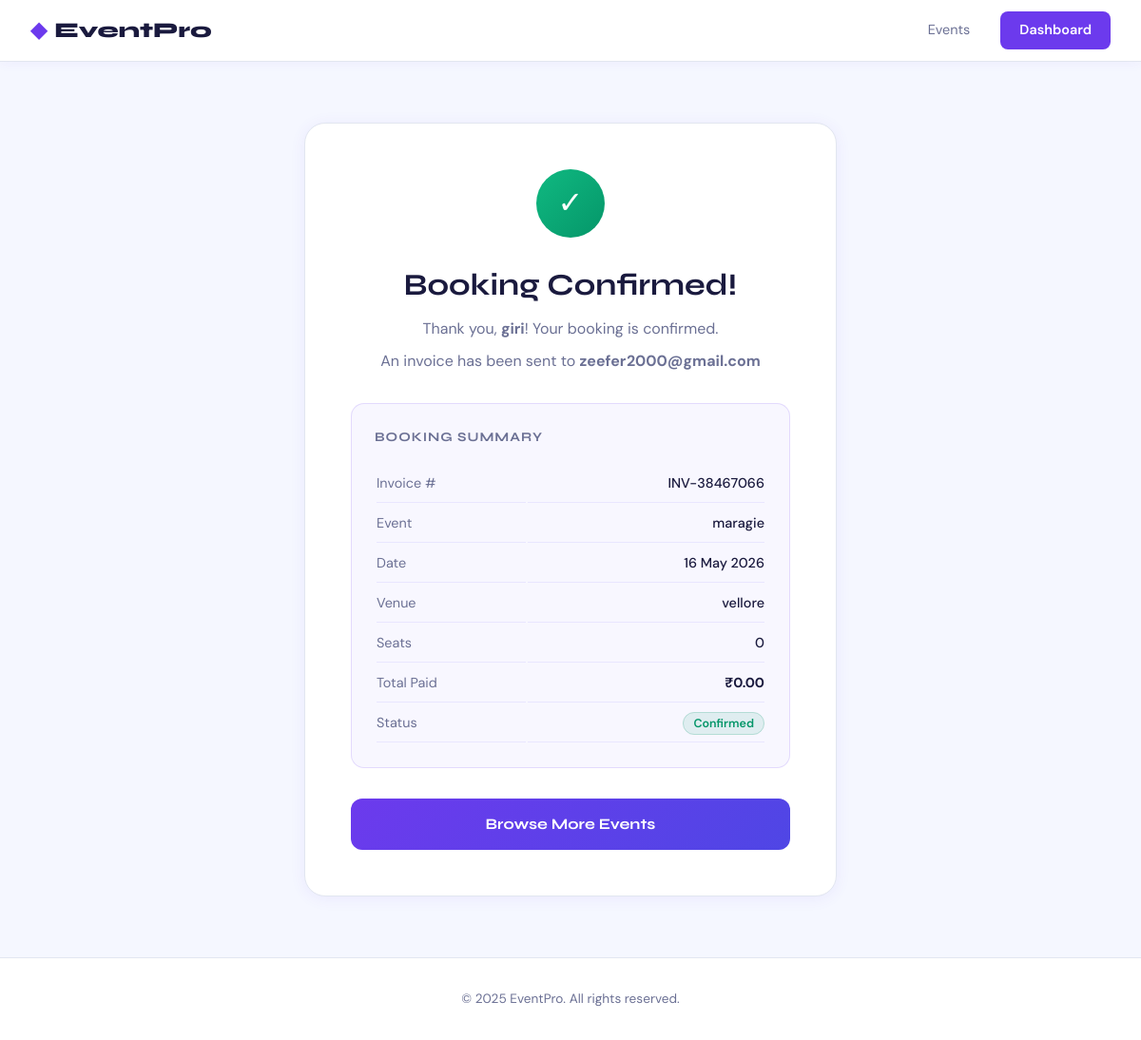
Before: /booking/1/success/ with the older database file.
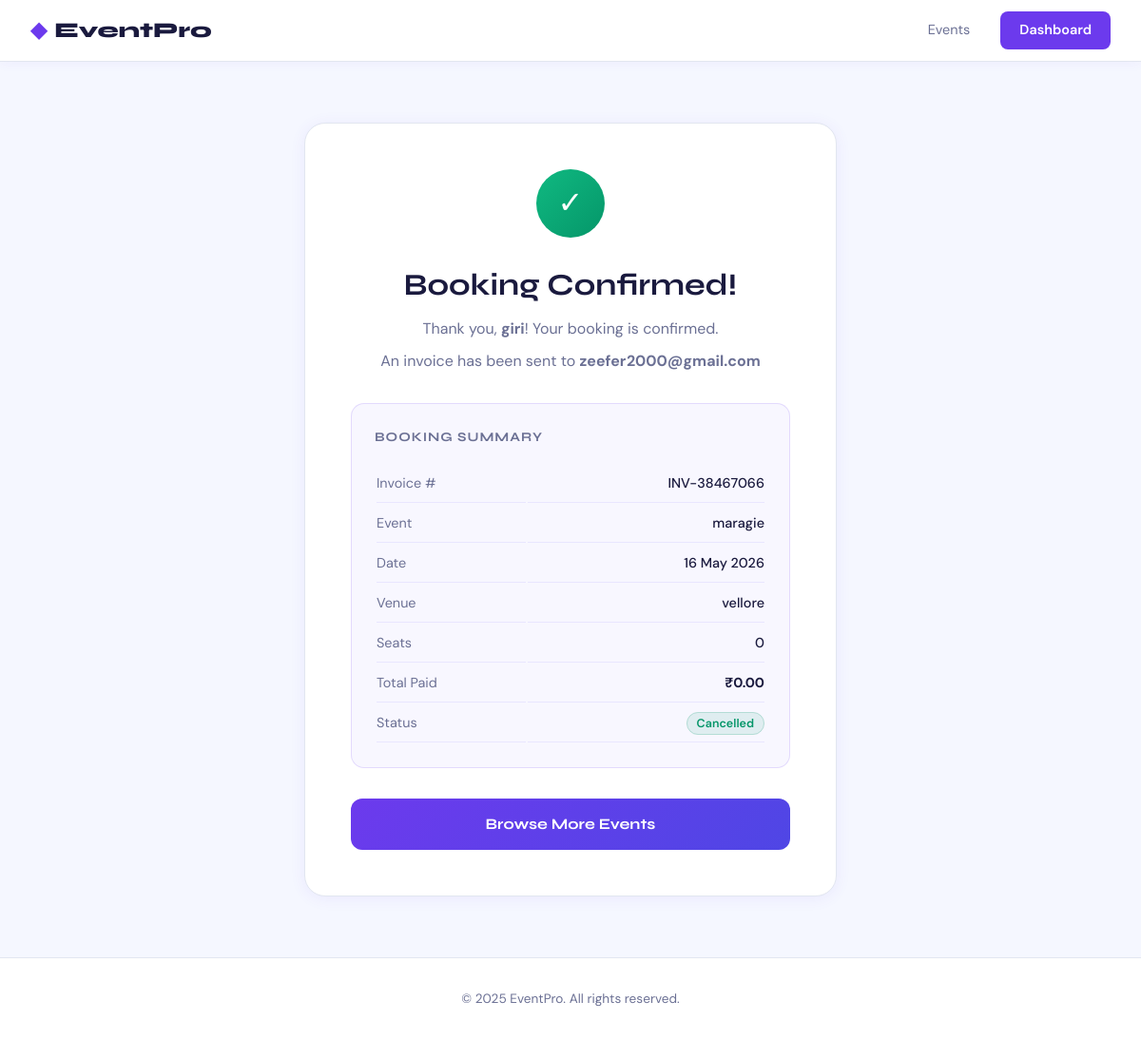
After: the same page with the newer database file.
### events/models.py (models this page shows, shortened)
class Booking(models.Model):
    STATUS_CHOICES = [
        ('confirmed', 'Confirmed'),
        ('cancelled', 'Cancelled'),
        ('pending', 'Pending'),
    ]
    event = models.ForeignKey(Event, on_delete=models.CASCADE, related_name='bookings')
    customer_name = models.CharField(max_length=200)
    customer_email = models.EmailField()
    customer_address = models.TextField()
    booking_date = models.DateField()
    quantity = models.PositiveIntegerField(default=1)
    total_price = models.DecimalField(max_digits=10, decimal_places=2)
    status = models.CharField(max_length=20, choices=STATUS_CHOICES, default='confirmed')
    invoice_number = models.CharField(max_length=50, unique=True, blank=True)
    created_at = models.DateTimeField(auto_now_add=True)

class Event(models.Model):
    CATEGORY_CHOICES = [
        ('conference', 'Conference'),
        ('workshop', 'Workshop'),
        ('concert', 'Concert'),
        ('sports', 'Sports'),
        ('exhibition', 'Exhibition'),
        ('seminar', 'Seminar'),
        ('other', 'Other'),
    ]
    title = models.CharField(max_length=200)
    description = models.TextField()
    photo = models.ImageField(upload_to='events/', blank=True, null=True)
    category = models.CharField(max_length=50, choices=CATEGORY_CHOICES, default='other')
    price = models.DecimalField(max_digits=10, decimal_places=2)
    venue = models.CharField(max_length=300)
    date = models.DateField()
    time = models.TimeField()
    total_seats = models.PositiveIntegerField(default=100)
    available_seats = models.PositiveIntegerField(default=100)
    is_active = models.BooleanField(default=True)
    created_at = models.DateTimeField(auto_now_add=True)
    updated_at = models.DateTimeField(auto_now=True)

### events/views.py (the view)
# urls.py: path('booking/<int:pk>/success/', views.booking_success, name='booking_success'),
def booking_success(request, pk):
    booking = get_object_or_404(Booking, pk=pk)
    return render(request, 'events/booking_success.html', {'booking': booking})

### events/templates/events/booking_success.html (shortened to what this page needs)
{% extends 'events/base.html' %}
{% block content %}
<div class="container success-page">
  <div class="success-card">
    <div class="success-icon">✓</div>
    <h1>Booking Confirmed!</h1>
    <p>Thank you, <strong>{{ booking.customer_name }}</strong>! Your booking is confirmed.</p>
    <p>An invoice has been sent to <strong>{{ booking.customer_email }}</strong></p>
    <div class="invoice-preview">
      <h3>Booking Summary</h3>
      <table class="inv-table">
        <tr><td>Invoice #</td><td>{{ booking.invoice_number }}</td></tr>
        <tr><td>Event</td><td>{{ booking.event.title }}</td></tr>
        <tr><td>Date</td><td>{{ booking.event.date|date:"d M Y" }}</td></tr>
        <tr><td>Venue</td><td>{{ booking.event.venue }}</td></tr>
        <tr><td>Seats</td><td>{{ booking.quantity }}</td></tr>
        <tr><td>Total Paid</td><td><strong>₹{{ booking.total_price }}</strong></td></tr>
        <tr><td>Status</td><td><span class="badge-confirmed">{{ booking.status|title }}</span></td></tr>
      </table>
    </div>
    <a href="{% url 'landing' %}" class="btn-primary-lg" style="margin-top:2rem">Browse More Events</a>
  </div>
</div>
{% endblock %}

Changed rows visible on the page:
changed Booking "giri": status "Confirmed" → "Cancelled"
